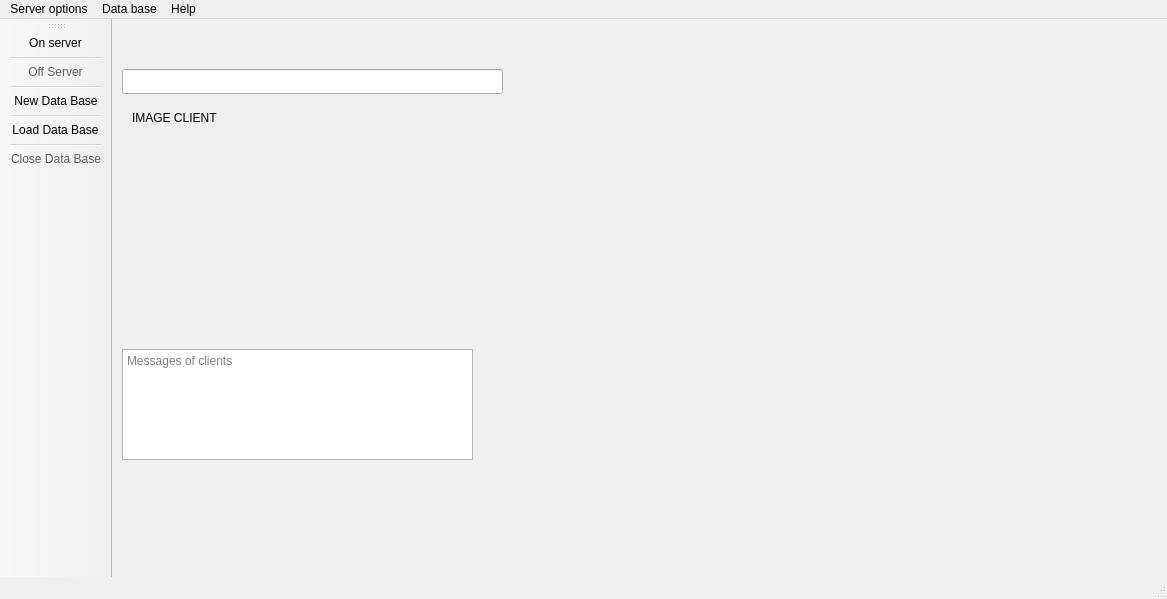
<?xml version="1.0" encoding="UTF-8"?>
<ui version="4.0">
 <class>MainWindow</class>
 <widget class="QMainWindow" name="MainWindow">
  <property name="enabled">
   <bool>true</bool>
  </property>
  <property name="geometry">
   <rect>
    <x>0</x>
    <y>0</y>
    <width>1167</width>
    <height>599</height>
   </rect>
  </property>
  <property name="palette">
   <palette>
    <active>
     <colorrole role="WindowText">
      <brush brushstyle="SolidPattern">
       <color alpha="255">
        <red>0</red>
        <green>0</green>
        <blue>0</blue>
       </color>
      </brush>
     </colorrole>
     <colorrole role="Button">
      <brush brushstyle="SolidPattern">
       <color alpha="255">
        <red>88</red>
        <green>6</green>
        <blue>140</blue>
       </color>
      </brush>
     </colorrole>
     <colorrole role="Light">
      <brush brushstyle="SolidPattern">
       <color alpha="255">
        <red>132</red>
        <green>9</green>
        <blue>210</blue>
       </color>
      </brush>
     </colorrole>
     <colorrole role="Midlight">
      <brush brushstyle="SolidPattern">
       <color alpha="255">
        <red>110</red>
        <green>7</green>
        <blue>175</blue>
       </color>
      </brush>
     </colorrole>
     <colorrole role="Dark">
      <brush brushstyle="SolidPattern">
       <color alpha="255">
        <red>44</red>
        <green>3</green>
        <blue>70</blue>
       </color>
      </brush>
     </colorrole>
     <colorrole role="Mid">
      <brush brushstyle="SolidPattern">
       <color alpha="255">
        <red>59</red>
        <green>4</green>
        <blue>93</blue>
       </color>
      </brush>
     </colorrole>
     <colorrole role="Text">
      <brush brushstyle="SolidPattern">
       <color alpha="255">
        <red>0</red>
        <green>0</green>
        <blue>0</blue>
       </color>
      </brush>
     </colorrole>
     <colorrole role="BrightText">
      <brush brushstyle="SolidPattern">
       <color alpha="255">
        <red>255</red>
        <green>255</green>
        <blue>255</blue>
       </color>
      </brush>
     </colorrole>
     <colorrole role="ButtonText">
      <brush brushstyle="SolidPattern">
       <color alpha="255">
        <red>0</red>
        <green>0</green>
        <blue>0</blue>
       </color>
      </brush>
     </colorrole>
     <colorrole role="Base">
      <brush brushstyle="SolidPattern">
       <color alpha="255">
        <red>255</red>
        <green>255</green>
        <blue>255</blue>
       </color>
      </brush>
     </colorrole>
     <colorrole role="Window">
      <brush brushstyle="SolidPattern">
       <color alpha="255">
        <red>88</red>
        <green>6</green>
        <blue>140</blue>
       </color>
      </brush>
     </colorrole>
     <colorrole role="Shadow">
      <brush brushstyle="SolidPattern">
       <color alpha="255">
        <red>0</red>
        <green>0</green>
        <blue>0</blue>
       </color>
      </brush>
     </colorrole>
     <colorrole role="AlternateBase">
      <brush brushstyle="SolidPattern">
       <color alpha="255">
        <red>171</red>
        <green>130</green>
        <blue>197</blue>
       </color>
      </brush>
     </colorrole>
     <colorrole role="ToolTipBase">
      <brush brushstyle="SolidPattern">
       <color alpha="255">
        <red>255</red>
        <green>255</green>
        <blue>220</blue>
       </color>
      </brush>
     </colorrole>
     <colorrole role="ToolTipText">
      <brush brushstyle="SolidPattern">
       <color alpha="255">
        <red>0</red>
        <green>0</green>
        <blue>0</blue>
       </color>
      </brush>
     </colorrole>
     <colorrole role="PlaceholderText">
      <brush brushstyle="SolidPattern">
       <color alpha="127">
        <red>0</red>
        <green>0</green>
        <blue>0</blue>
       </color>
      </brush>
     </colorrole>
    </active>
    <inactive>
     <colorrole role="WindowText">
      <brush brushstyle="SolidPattern">
       <color alpha="255">
        <red>0</red>
        <green>0</green>
        <blue>0</blue>
       </color>
      </brush>
     </colorrole>
     <colorrole role="Button">
      <brush brushstyle="SolidPattern">
       <color alpha="255">
        <red>239</red>
        <green>239</green>
        <blue>239</blue>
       </color>
      </brush>
     </colorrole>
     <colorrole role="Light">
      <brush brushstyle="SolidPattern">
       <color alpha="255">
        <red>255</red>
        <green>255</green>
        <blue>255</blue>
       </color>
      </brush>
     </colorrole>
     <colorrole role="Midlight">
      <brush brushstyle="SolidPattern">
       <color alpha="255">
        <red>202</red>
        <green>202</green>
        <blue>202</blue>
       </color>
      </brush>
     </colorrole>
     <colorrole role="Dark">
      <brush brushstyle="SolidPattern">
       <color alpha="255">
        <red>159</red>
        <green>159</green>
        <blue>159</blue>
       </color>
      </brush>
     </colorrole>
     <colorrole role="Mid">
      <brush brushstyle="SolidPattern">
       <color alpha="255">
        <red>184</red>
        <green>184</green>
        <blue>184</blue>
       </color>
      </brush>
     </colorrole>
     <colorrole role="Text">
      <brush brushstyle="SolidPattern">
       <color alpha="255">
        <red>0</red>
        <green>0</green>
        <blue>0</blue>
       </color>
      </brush>
     </colorrole>
     <colorrole role="BrightText">
      <brush brushstyle="SolidPattern">
       <color alpha="255">
        <red>255</red>
        <green>255</green>
        <blue>255</blue>
       </color>
      </brush>
     </colorrole>
     <colorrole role="ButtonText">
      <brush brushstyle="SolidPattern">
       <color alpha="255">
        <red>0</red>
        <green>0</green>
        <blue>0</blue>
       </color>
      </brush>
     </colorrole>
     <colorrole role="Base">
      <brush brushstyle="SolidPattern">
       <color alpha="255">
        <red>255</red>
        <green>255</green>
        <blue>255</blue>
       </color>
      </brush>
     </colorrole>
     <colorrole role="Window">
      <brush brushstyle="SolidPattern">
       <color alpha="255">
        <red>239</red>
        <green>239</green>
        <blue>239</blue>
       </color>
      </brush>
     </colorrole>
     <colorrole role="Shadow">
      <brush brushstyle="SolidPattern">
       <color alpha="255">
        <red>118</red>
        <green>118</green>
        <blue>118</blue>
       </color>
      </brush>
     </colorrole>
     <colorrole role="AlternateBase">
      <brush brushstyle="SolidPattern">
       <color alpha="255">
        <red>247</red>
        <green>247</green>
        <blue>247</blue>
       </color>
      </brush>
     </colorrole>
     <colorrole role="ToolTipBase">
      <brush brushstyle="SolidPattern">
       <color alpha="255">
        <red>255</red>
        <green>255</green>
        <blue>220</blue>
       </color>
      </brush>
     </colorrole>
     <colorrole role="ToolTipText">
      <brush brushstyle="SolidPattern">
       <color alpha="255">
        <red>0</red>
        <green>0</green>
        <blue>0</blue>
       </color>
      </brush>
     </colorrole>
     <colorrole role="PlaceholderText">
      <brush brushstyle="SolidPattern">
       <color alpha="128">
        <red>0</red>
        <green>0</green>
        <blue>0</blue>
       </color>
      </brush>
     </colorrole>
    </inactive>
    <disabled>
     <colorrole role="WindowText">
      <brush brushstyle="SolidPattern">
       <color alpha="255">
        <red>44</red>
        <green>3</green>
        <blue>70</blue>
       </color>
      </brush>
     </colorrole>
     <colorrole role="Button">
      <brush brushstyle="SolidPattern">
       <color alpha="255">
        <red>88</red>
        <green>6</green>
        <blue>140</blue>
       </color>
      </brush>
     </colorrole>
     <colorrole role="Light">
      <brush brushstyle="SolidPattern">
       <color alpha="255">
        <red>132</red>
        <green>9</green>
        <blue>210</blue>
       </color>
      </brush>
     </colorrole>
     <colorrole role="Midlight">
      <brush brushstyle="SolidPattern">
       <color alpha="255">
        <red>110</red>
        <green>7</green>
        <blue>175</blue>
       </color>
      </brush>
     </colorrole>
     <colorrole role="Dark">
      <brush brushstyle="SolidPattern">
       <color alpha="255">
        <red>44</red>
        <green>3</green>
        <blue>70</blue>
       </color>
      </brush>
     </colorrole>
     <colorrole role="Mid">
      <brush brushstyle="SolidPattern">
       <color alpha="255">
        <red>59</red>
        <green>4</green>
        <blue>93</blue>
       </color>
      </brush>
     </colorrole>
     <colorrole role="Text">
      <brush brushstyle="SolidPattern">
       <color alpha="255">
        <red>44</red>
        <green>3</green>
        <blue>70</blue>
       </color>
      </brush>
     </colorrole>
     <colorrole role="BrightText">
      <brush brushstyle="SolidPattern">
       <color alpha="255">
        <red>255</red>
        <green>255</green>
        <blue>255</blue>
       </color>
      </brush>
     </colorrole>
     <colorrole role="ButtonText">
      <brush brushstyle="SolidPattern">
       <color alpha="255">
        <red>44</red>
        <green>3</green>
        <blue>70</blue>
       </color>
      </brush>
     </colorrole>
     <colorrole role="Base">
      <brush brushstyle="SolidPattern">
       <color alpha="255">
        <red>88</red>
        <green>6</green>
        <blue>140</blue>
       </color>
      </brush>
     </colorrole>
     <colorrole role="Window">
      <brush brushstyle="SolidPattern">
       <color alpha="255">
        <red>88</red>
        <green>6</green>
        <blue>140</blue>
       </color>
      </brush>
     </colorrole>
     <colorrole role="Shadow">
      <brush brushstyle="SolidPattern">
       <color alpha="255">
        <red>177</red>
        <green>177</green>
        <blue>177</blue>
       </color>
      </brush>
     </colorrole>
     <colorrole role="AlternateBase">
      <brush brushstyle="SolidPattern">
       <color alpha="255">
        <red>247</red>
        <green>247</green>
        <blue>247</blue>
       </color>
      </brush>
     </colorrole>
     <colorrole role="ToolTipBase">
      <brush brushstyle="SolidPattern">
       <color alpha="255">
        <red>255</red>
        <green>255</green>
        <blue>220</blue>
       </color>
      </brush>
     </colorrole>
     <colorrole role="ToolTipText">
      <brush brushstyle="SolidPattern">
       <color alpha="255">
        <red>0</red>
        <green>0</green>
        <blue>0</blue>
       </color>
      </brush>
     </colorrole>
     <colorrole role="PlaceholderText">
      <brush brushstyle="SolidPattern">
       <color alpha="128">
        <red>0</red>
        <green>0</green>
        <blue>0</blue>
       </color>
      </brush>
     </colorrole>
    </disabled>
   </palette>
  </property>
  <property name="windowTitle">
   <string>MainWindow</string>
  </property>
  <widget class="QWidget" name="centralwidget">
   <widget class="QTextEdit" name="clients_msgsEdit">
    <property name="geometry">
     <rect>
      <x>10</x>
      <y>330</y>
      <width>351</width>
      <height>111</height>
     </rect>
    </property>
    <property name="placeholderText">
     <string>Messages of clients</string>
    </property>
   </widget>
   <widget class="QLabel" name="label_to_show_image">
    <property name="geometry">
     <rect>
      <x>20</x>
      <y>90</y>
      <width>101</width>
      <height>17</height>
     </rect>
    </property>
    <property name="text">
     <string>IMAGE CLIENT</string>
    </property>
   </widget>
   <widget class="QLineEdit" name="lineEdit_client_number">
    <property name="geometry">
     <rect>
      <x>10</x>
      <y>50</y>
      <width>381</width>
      <height>25</height>
     </rect>
    </property>
   </widget>
  </widget>
  <widget class="QMenuBar" name="menubar">
   <property name="geometry">
    <rect>
     <x>0</x>
     <y>0</y>
     <width>1167</width>
     <height>22</height>
    </rect>
   </property>
   <property name="palette">
    <palette>
     <active>
      <colorrole role="WindowText">
       <brush brushstyle="SolidPattern">
        <color alpha="255">
         <red>0</red>
         <green>0</green>
         <blue>0</blue>
        </color>
       </brush>
      </colorrole>
      <colorrole role="Button">
       <brush brushstyle="SolidPattern">
        <color alpha="255">
         <red>192</red>
         <green>191</green>
         <blue>188</blue>
        </color>
       </brush>
      </colorrole>
      <colorrole role="Midlight">
       <brush brushstyle="SolidPattern">
        <color alpha="255">
         <red>223</red>
         <green>223</green>
         <blue>221</blue>
        </color>
       </brush>
      </colorrole>
      <colorrole role="Dark">
       <brush brushstyle="SolidPattern">
        <color alpha="255">
         <red>96</red>
         <green>96</green>
         <blue>94</blue>
        </color>
       </brush>
      </colorrole>
      <colorrole role="Mid">
       <brush brushstyle="SolidPattern">
        <color alpha="255">
         <red>128</red>
         <green>127</green>
         <blue>125</blue>
        </color>
       </brush>
      </colorrole>
      <colorrole role="Text">
       <brush brushstyle="SolidPattern">
        <color alpha="255">
         <red>0</red>
         <green>0</green>
         <blue>0</blue>
        </color>
       </brush>
      </colorrole>
      <colorrole role="BrightText">
       <brush brushstyle="SolidPattern">
        <color alpha="255">
         <red>255</red>
         <green>255</green>
         <blue>255</blue>
        </color>
       </brush>
      </colorrole>
      <colorrole role="ButtonText">
       <brush brushstyle="SolidPattern">
        <color alpha="255">
         <red>0</red>
         <green>0</green>
         <blue>0</blue>
        </color>
       </brush>
      </colorrole>
      <colorrole role="Base">
       <brush brushstyle="SolidPattern">
        <color alpha="255">
         <red>255</red>
         <green>255</green>
         <blue>255</blue>
        </color>
       </brush>
      </colorrole>
      <colorrole role="Window">
       <brush brushstyle="SolidPattern">
        <color alpha="255">
         <red>192</red>
         <green>191</green>
         <blue>188</blue>
        </color>
       </brush>
      </colorrole>
      <colorrole role="Shadow">
       <brush brushstyle="SolidPattern">
        <color alpha="255">
         <red>0</red>
         <green>0</green>
         <blue>0</blue>
        </color>
       </brush>
      </colorrole>
      <colorrole role="AlternateBase">
       <brush brushstyle="SolidPattern">
        <color alpha="255">
         <red>223</red>
         <green>223</green>
         <blue>221</blue>
        </color>
       </brush>
      </colorrole>
      <colorrole role="ToolTipBase">
       <brush brushstyle="SolidPattern">
        <color alpha="255">
         <red>255</red>
         <green>255</green>
         <blue>220</blue>
        </color>
       </brush>
      </colorrole>
      <colorrole role="ToolTipText">
       <brush brushstyle="SolidPattern">
        <color alpha="255">
         <red>0</red>
         <green>0</green>
         <blue>0</blue>
        </color>
       </brush>
      </colorrole>
      <colorrole role="PlaceholderText">
       <brush brushstyle="SolidPattern">
        <color alpha="127">
         <red>0</red>
         <green>0</green>
         <blue>0</blue>
        </color>
       </brush>
      </colorrole>
     </active>
     <inactive>
      <colorrole role="WindowText">
       <brush brushstyle="SolidPattern">
        <color alpha="255">
         <red>0</red>
         <green>0</green>
         <blue>0</blue>
        </color>
       </brush>
      </colorrole>
      <colorrole role="Button">
       <brush brushstyle="SolidPattern">
        <color alpha="255">
         <red>239</red>
         <green>239</green>
         <blue>239</blue>
        </color>
       </brush>
      </colorrole>
      <colorrole role="Midlight">
       <brush brushstyle="SolidPattern">
        <color alpha="255">
         <red>202</red>
         <green>202</green>
         <blue>202</blue>
        </color>
       </brush>
      </colorrole>
      <colorrole role="Dark">
       <brush brushstyle="SolidPattern">
        <color alpha="255">
         <red>159</red>
         <green>159</green>
         <blue>159</blue>
        </color>
       </brush>
      </colorrole>
      <colorrole role="Mid">
       <brush brushstyle="SolidPattern">
        <color alpha="255">
         <red>184</red>
         <green>184</green>
         <blue>184</blue>
        </color>
       </brush>
      </colorrole>
      <colorrole role="Text">
       <brush brushstyle="SolidPattern">
        <color alpha="255">
         <red>0</red>
         <green>0</green>
         <blue>0</blue>
        </color>
       </brush>
      </colorrole>
      <colorrole role="BrightText">
       <brush brushstyle="SolidPattern">
        <color alpha="255">
         <red>255</red>
         <green>255</green>
         <blue>255</blue>
        </color>
       </brush>
      </colorrole>
      <colorrole role="ButtonText">
       <brush brushstyle="SolidPattern">
        <color alpha="255">
         <red>0</red>
         <green>0</green>
         <blue>0</blue>
        </color>
       </brush>
      </colorrole>
      <colorrole role="Base">
       <brush brushstyle="SolidPattern">
        <color alpha="255">
         <red>255</red>
         <green>255</green>
         <blue>255</blue>
        </color>
       </brush>
      </colorrole>
      <colorrole role="Window">
       <brush brushstyle="SolidPattern">
        <color alpha="255">
         <red>239</red>
         <green>239</green>
         <blue>239</blue>
        </color>
       </brush>
      </colorrole>
      <colorrole role="Shadow">
       <brush brushstyle="SolidPattern">
        <color alpha="255">
         <red>118</red>
         <green>118</green>
         <blue>118</blue>
        </color>
       </brush>
      </colorrole>
      <colorrole role="AlternateBase">
       <brush brushstyle="SolidPattern">
        <color alpha="255">
         <red>247</red>
         <green>247</green>
         <blue>247</blue>
        </color>
       </brush>
      </colorrole>
      <colorrole role="ToolTipBase">
       <brush brushstyle="SolidPattern">
        <color alpha="255">
         <red>255</red>
         <green>255</green>
         <blue>220</blue>
        </color>
       </brush>
      </colorrole>
      <colorrole role="ToolTipText">
       <brush brushstyle="SolidPattern">
        <color alpha="255">
         <red>0</red>
         <green>0</green>
         <blue>0</blue>
        </color>
       </brush>
      </colorrole>
      <colorrole role="PlaceholderText">
       <brush brushstyle="SolidPattern">
        <color alpha="128">
         <red>0</red>
         <green>0</green>
         <blue>0</blue>
        </color>
       </brush>
      </colorrole>
     </inactive>
     <disabled>
      <colorrole role="WindowText">
       <brush brushstyle="SolidPattern">
        <color alpha="255">
         <red>96</red>
         <green>96</green>
         <blue>94</blue>
        </color>
       </brush>
      </colorrole>
      <colorrole role="Button">
       <brush brushstyle="SolidPattern">
        <color alpha="255">
         <red>192</red>
         <green>191</green>
         <blue>188</blue>
        </color>
       </brush>
      </colorrole>
      <colorrole role="Midlight">
       <brush brushstyle="SolidPattern">
        <color alpha="255">
         <red>223</red>
         <green>223</green>
         <blue>221</blue>
        </color>
       </brush>
      </colorrole>
      <colorrole role="Dark">
       <brush brushstyle="SolidPattern">
        <color alpha="255">
         <red>96</red>
         <green>96</green>
         <blue>94</blue>
        </color>
       </brush>
      </colorrole>
      <colorrole role="Mid">
       <brush brushstyle="SolidPattern">
        <color alpha="255">
         <red>128</red>
         <green>127</green>
         <blue>125</blue>
        </color>
       </brush>
      </colorrole>
      <colorrole role="Text">
       <brush brushstyle="SolidPattern">
        <color alpha="255">
         <red>96</red>
         <green>96</green>
         <blue>94</blue>
        </color>
       </brush>
      </colorrole>
      <colorrole role="BrightText">
       <brush brushstyle="SolidPattern">
        <color alpha="255">
         <red>255</red>
         <green>255</green>
         <blue>255</blue>
        </color>
       </brush>
      </colorrole>
      <colorrole role="ButtonText">
       <brush brushstyle="SolidPattern">
        <color alpha="255">
         <red>96</red>
         <green>96</green>
         <blue>94</blue>
        </color>
       </brush>
      </colorrole>
      <colorrole role="Base">
       <brush brushstyle="SolidPattern">
        <color alpha="255">
         <red>192</red>
         <green>191</green>
         <blue>188</blue>
        </color>
       </brush>
      </colorrole>
      <colorrole role="Window">
       <brush brushstyle="SolidPattern">
        <color alpha="255">
         <red>192</red>
         <green>191</green>
         <blue>188</blue>
        </color>
       </brush>
      </colorrole>
      <colorrole role="Shadow">
       <brush brushstyle="SolidPattern">
        <color alpha="255">
         <red>177</red>
         <green>177</green>
         <blue>177</blue>
        </color>
       </brush>
      </colorrole>
      <colorrole role="AlternateBase">
       <brush brushstyle="SolidPattern">
        <color alpha="255">
         <red>247</red>
         <green>247</green>
         <blue>247</blue>
        </color>
       </brush>
      </colorrole>
      <colorrole role="ToolTipBase">
       <brush brushstyle="SolidPattern">
        <color alpha="255">
         <red>255</red>
         <green>255</green>
         <blue>220</blue>
        </color>
       </brush>
      </colorrole>
      <colorrole role="ToolTipText">
       <brush brushstyle="SolidPattern">
        <color alpha="255">
         <red>0</red>
         <green>0</green>
         <blue>0</blue>
        </color>
       </brush>
      </colorrole>
      <colorrole role="PlaceholderText">
       <brush brushstyle="SolidPattern">
        <color alpha="128">
         <red>0</red>
         <green>0</green>
         <blue>0</blue>
        </color>
       </brush>
      </colorrole>
     </disabled>
    </palette>
   </property>
   <widget class="QMenu" name="menuFile">
    <property name="title">
     <string>Server options</string>
    </property>
    <addaction name="actionSelect_the_port_to_server"/>
    <addaction name="separator"/>
    <addaction name="actionExit_Server"/>
   </widget>
   <widget class="QMenu" name="menuHelp">
    <property name="title">
     <string>Help</string>
    </property>
    <addaction name="actionAbout_Cheddar_Server"/>
    <addaction name="separator"/>
    <addaction name="actionManual"/>
   </widget>
   <widget class="QMenu" name="menuSimulation">
    <property name="title">
     <string>Data base</string>
    </property>
    <addaction name="actionNew_Data_Base"/>
    <addaction name="separator"/>
    <addaction name="actionLoad_Data_Base"/>
    <addaction name="separator"/>
    <addaction name="actionClose_Data_Base"/>
   </widget>
   <addaction name="menuFile"/>
   <addaction name="menuSimulation"/>
   <addaction name="menuHelp"/>
  </widget>
  <widget class="QStatusBar" name="statusbar"/>
  <widget class="QToolBar" name="toolBar">
   <property name="palette">
    <palette>
     <active>
      <colorrole role="WindowText">
       <brush brushstyle="SolidPattern">
        <color alpha="255">
         <red>0</red>
         <green>0</green>
         <blue>0</blue>
        </color>
       </brush>
      </colorrole>
      <colorrole role="Button">
       <brush brushstyle="SolidPattern">
        <color alpha="255">
         <red>192</red>
         <green>191</green>
         <blue>188</blue>
        </color>
       </brush>
      </colorrole>
      <colorrole role="Midlight">
       <brush brushstyle="SolidPattern">
        <color alpha="255">
         <red>223</red>
         <green>223</green>
         <blue>221</blue>
        </color>
       </brush>
      </colorrole>
      <colorrole role="Dark">
       <brush brushstyle="SolidPattern">
        <color alpha="255">
         <red>96</red>
         <green>96</green>
         <blue>94</blue>
        </color>
       </brush>
      </colorrole>
      <colorrole role="Mid">
       <brush brushstyle="SolidPattern">
        <color alpha="255">
         <red>128</red>
         <green>127</green>
         <blue>125</blue>
        </color>
       </brush>
      </colorrole>
      <colorrole role="Text">
       <brush brushstyle="SolidPattern">
        <color alpha="255">
         <red>0</red>
         <green>0</green>
         <blue>0</blue>
        </color>
       </brush>
      </colorrole>
      <colorrole role="BrightText">
       <brush brushstyle="SolidPattern">
        <color alpha="255">
         <red>255</red>
         <green>255</green>
         <blue>255</blue>
        </color>
       </brush>
      </colorrole>
      <colorrole role="ButtonText">
       <brush brushstyle="SolidPattern">
        <color alpha="255">
         <red>0</red>
         <green>0</green>
         <blue>0</blue>
        </color>
       </brush>
      </colorrole>
      <colorrole role="Base">
       <brush brushstyle="SolidPattern">
        <color alpha="255">
         <red>255</red>
         <green>255</green>
         <blue>255</blue>
        </color>
       </brush>
      </colorrole>
      <colorrole role="Window">
       <brush brushstyle="SolidPattern">
        <color alpha="255">
         <red>192</red>
         <green>191</green>
         <blue>188</blue>
        </color>
       </brush>
      </colorrole>
      <colorrole role="Shadow">
       <brush brushstyle="SolidPattern">
        <color alpha="255">
         <red>0</red>
         <green>0</green>
         <blue>0</blue>
        </color>
       </brush>
      </colorrole>
      <colorrole role="AlternateBase">
       <brush brushstyle="SolidPattern">
        <color alpha="255">
         <red>223</red>
         <green>223</green>
         <blue>221</blue>
        </color>
       </brush>
      </colorrole>
      <colorrole role="ToolTipBase">
       <brush brushstyle="SolidPattern">
        <color alpha="255">
         <red>255</red>
         <green>255</green>
         <blue>220</blue>
        </color>
       </brush>
      </colorrole>
      <colorrole role="ToolTipText">
       <brush brushstyle="SolidPattern">
        <color alpha="255">
         <red>0</red>
         <green>0</green>
         <blue>0</blue>
        </color>
       </brush>
      </colorrole>
      <colorrole role="PlaceholderText">
       <brush brushstyle="SolidPattern">
        <color alpha="127">
         <red>0</red>
         <green>0</green>
         <blue>0</blue>
        </color>
       </brush>
      </colorrole>
     </active>
     <inactive>
      <colorrole role="WindowText">
       <brush brushstyle="SolidPattern">
        <color alpha="255">
         <red>0</red>
         <green>0</green>
         <blue>0</blue>
        </color>
       </brush>
      </colorrole>
      <colorrole role="Button">
       <brush brushstyle="SolidPattern">
        <color alpha="255">
         <red>239</red>
         <green>239</green>
         <blue>239</blue>
        </color>
       </brush>
      </colorrole>
      <colorrole role="Midlight">
       <brush brushstyle="SolidPattern">
        <color alpha="255">
         <red>202</red>
         <green>202</green>
         <blue>202</blue>
        </color>
       </brush>
      </colorrole>
      <colorrole role="Dark">
       <brush brushstyle="SolidPattern">
        <color alpha="255">
         <red>159</red>
         <green>159</green>
         <blue>159</blue>
        </color>
       </brush>
      </colorrole>
      <colorrole role="Mid">
       <brush brushstyle="SolidPattern">
        <color alpha="255">
         <red>184</red>
         <green>184</green>
         <blue>184</blue>
        </color>
       </brush>
      </colorrole>
      <colorrole role="Text">
       <brush brushstyle="SolidPattern">
        <color alpha="255">
         <red>0</red>
         <green>0</green>
         <blue>0</blue>
        </color>
       </brush>
      </colorrole>
      <colorrole role="BrightText">
       <brush brushstyle="SolidPattern">
        <color alpha="255">
         <red>255</red>
         <green>255</green>
         <blue>255</blue>
        </color>
       </brush>
      </colorrole>
      <colorrole role="ButtonText">
       <brush brushstyle="SolidPattern">
        <color alpha="255">
         <red>0</red>
         <green>0</green>
         <blue>0</blue>
        </color>
       </brush>
      </colorrole>
      <colorrole role="Base">
       <brush brushstyle="SolidPattern">
        <color alpha="255">
         <red>255</red>
         <green>255</green>
         <blue>255</blue>
        </color>
       </brush>
      </colorrole>
      <colorrole role="Window">
       <brush brushstyle="SolidPattern">
        <color alpha="255">
         <red>239</red>
         <green>239</green>
         <blue>239</blue>
        </color>
       </brush>
      </colorrole>
      <colorrole role="Shadow">
       <brush brushstyle="SolidPattern">
        <color alpha="255">
         <red>118</red>
         <green>118</green>
         <blue>118</blue>
        </color>
       </brush>
      </colorrole>
      <colorrole role="AlternateBase">
       <brush brushstyle="SolidPattern">
        <color alpha="255">
         <red>247</red>
         <green>247</green>
         <blue>247</blue>
        </color>
       </brush>
      </colorrole>
      <colorrole role="ToolTipBase">
       <brush brushstyle="SolidPattern">
        <color alpha="255">
         <red>255</red>
         <green>255</green>
         <blue>220</blue>
        </color>
       </brush>
      </colorrole>
      <colorrole role="ToolTipText">
       <brush brushstyle="SolidPattern">
        <color alpha="255">
         <red>0</red>
         <green>0</green>
         <blue>0</blue>
        </color>
       </brush>
      </colorrole>
      <colorrole role="PlaceholderText">
       <brush brushstyle="SolidPattern">
        <color alpha="128">
         <red>0</red>
         <green>0</green>
         <blue>0</blue>
        </color>
       </brush>
      </colorrole>
     </inactive>
     <disabled>
      <colorrole role="WindowText">
       <brush brushstyle="SolidPattern">
        <color alpha="255">
         <red>96</red>
         <green>96</green>
         <blue>94</blue>
        </color>
       </brush>
      </colorrole>
      <colorrole role="Button">
       <brush brushstyle="SolidPattern">
        <color alpha="255">
         <red>192</red>
         <green>191</green>
         <blue>188</blue>
        </color>
       </brush>
      </colorrole>
      <colorrole role="Midlight">
       <brush brushstyle="SolidPattern">
        <color alpha="255">
         <red>223</red>
         <green>223</green>
         <blue>221</blue>
        </color>
       </brush>
      </colorrole>
      <colorrole role="Dark">
       <brush brushstyle="SolidPattern">
        <color alpha="255">
         <red>96</red>
         <green>96</green>
         <blue>94</blue>
        </color>
       </brush>
      </colorrole>
      <colorrole role="Mid">
       <brush brushstyle="SolidPattern">
        <color alpha="255">
         <red>128</red>
         <green>127</green>
         <blue>125</blue>
        </color>
       </brush>
      </colorrole>
      <colorrole role="Text">
       <brush brushstyle="SolidPattern">
        <color alpha="255">
         <red>96</red>
         <green>96</green>
         <blue>94</blue>
        </color>
       </brush>
      </colorrole>
      <colorrole role="BrightText">
       <brush brushstyle="SolidPattern">
        <color alpha="255">
         <red>255</red>
         <green>255</green>
         <blue>255</blue>
        </color>
       </brush>
      </colorrole>
      <colorrole role="ButtonText">
       <brush brushstyle="SolidPattern">
        <color alpha="255">
         <red>96</red>
         <green>96</green>
         <blue>94</blue>
        </color>
       </brush>
      </colorrole>
      <colorrole role="Base">
       <brush brushstyle="SolidPattern">
        <color alpha="255">
         <red>192</red>
         <green>191</green>
         <blue>188</blue>
        </color>
       </brush>
      </colorrole>
      <colorrole role="Window">
       <brush brushstyle="SolidPattern">
        <color alpha="255">
         <red>192</red>
         <green>191</green>
         <blue>188</blue>
        </color>
       </brush>
      </colorrole>
      <colorrole role="Shadow">
       <brush brushstyle="SolidPattern">
        <color alpha="255">
         <red>177</red>
         <green>177</green>
         <blue>177</blue>
        </color>
       </brush>
      </colorrole>
      <colorrole role="AlternateBase">
       <brush brushstyle="SolidPattern">
        <color alpha="255">
         <red>247</red>
         <green>247</green>
         <blue>247</blue>
        </color>
       </brush>
      </colorrole>
      <colorrole role="ToolTipBase">
       <brush brushstyle="SolidPattern">
        <color alpha="255">
         <red>255</red>
         <green>255</green>
         <blue>220</blue>
        </color>
       </brush>
      </colorrole>
      <colorrole role="ToolTipText">
       <brush brushstyle="SolidPattern">
        <color alpha="255">
         <red>0</red>
         <green>0</green>
         <blue>0</blue>
        </color>
       </brush>
      </colorrole>
      <colorrole role="PlaceholderText">
       <brush brushstyle="SolidPattern">
        <color alpha="128">
         <red>0</red>
         <green>0</green>
         <blue>0</blue>
        </color>
       </brush>
      </colorrole>
     </disabled>
    </palette>
   </property>
   <property name="windowTitle">
    <string>toolBar</string>
   </property>
   <property name="floatable">
    <bool>true</bool>
   </property>
   <attribute name="toolBarArea">
    <enum>LeftToolBarArea</enum>
   </attribute>
   <attribute name="toolBarBreak">
    <bool>false</bool>
   </attribute>
   <addaction name="actionServer_On"/>
   <addaction name="separator"/>
   <addaction name="actionOff_Server"/>
   <addaction name="separator"/>
   <addaction name="actionNew_Data_Base"/>
   <addaction name="separator"/>
   <addaction name="actionLoad_Data_Base"/>
   <addaction name="separator"/>
   <addaction name="actionClose_Data_Base"/>
  </widget>
  <action name="actionLoad_Data_Base">
   <property name="icon">
    <iconset theme="system-search">
     <normaloff>.</normaloff>.</iconset>
   </property>
   <property name="text">
    <string>Load Data Base</string>
   </property>
   <property name="toolTip">
    <string>Load Data Base</string>
   </property>
   <property name="shortcut">
    <string/>
   </property>
  </action>
  <action name="actionNew_Data_Base">
   <property name="icon">
    <iconset theme="list-add">
     <normaloff>.</normaloff>.</iconset>
   </property>
   <property name="text">
    <string>New Data Base</string>
   </property>
   <property name="toolTip">
    <string>New Data Base</string>
   </property>
  </action>
  <action name="actionExit_Server">
   <property name="icon">
    <iconset theme="application-exit">
     <normaloff>.</normaloff>.</iconset>
   </property>
   <property name="text">
    <string>Exit Server</string>
   </property>
   <property name="toolTip">
    <string>Exit Server</string>
   </property>
  </action>
  <action name="actionAbout_Cheddar_Server">
   <property name="icon">
    <iconset theme="help-about">
     <normaloff>.</normaloff>.</iconset>
   </property>
   <property name="text">
    <string>About Cheddar++ Server</string>
   </property>
  </action>
  <action name="actionManual">
   <property name="icon">
    <iconset theme="accessories-dictionary">
     <normaloff>.</normaloff>.</iconset>
   </property>
   <property name="text">
    <string>Manual</string>
   </property>
  </action>
  <action name="actionClose_Data_Base">
   <property name="enabled">
    <bool>false</bool>
   </property>
   <property name="icon">
    <iconset theme="application-exit">
     <normaloff>.</normaloff>.</iconset>
   </property>
   <property name="text">
    <string>Close Data Base</string>
   </property>
   <property name="toolTip">
    <string>Close Data Base</string>
   </property>
  </action>
  <action name="actionServer_On">
   <property name="icon">
    <iconset theme="media-playback-start">
     <normaloff>.</normaloff>.</iconset>
   </property>
   <property name="text">
    <string>On server</string>
   </property>
  </action>
  <action name="actionOff_Server">
   <property name="enabled">
    <bool>false</bool>
   </property>
   <property name="icon">
    <iconset theme="system-shutdown">
     <normaloff>.</normaloff>.</iconset>
   </property>
   <property name="text">
    <string>Off Server</string>
   </property>
   <property name="toolTip">
    <string>Off Server</string>
   </property>
  </action>
  <action name="actionSelect_the_port_to_server">
   <property name="icon">
    <iconset theme="system-run"/>
   </property>
   <property name="text">
    <string>Select the port to server</string>
   </property>
   <property name="toolTip">
    <string>You must select the port server will use to send/receive data</string>
   </property>
  </action>
 </widget>
 <resources/>
 <connections/>
</ui>
